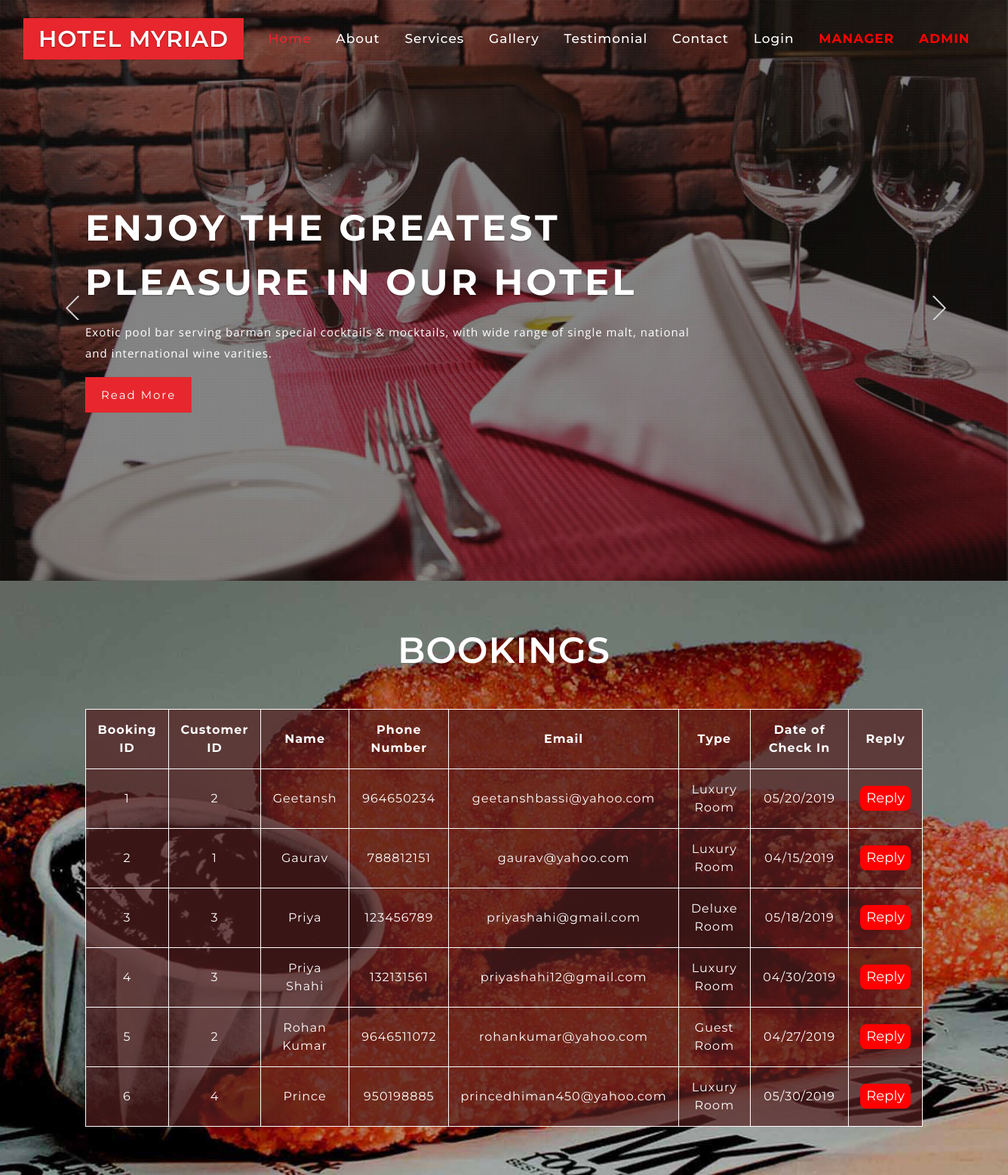
The page /client.php on the database its author committed.
### tables this page shows
CREATE TABLE `book` (
  `id` int(10) NOT NULL,
  `cid` int(10) NOT NULL,
  `name` varchar(50) NOT NULL,
  `phn` varchar(10) NOT NULL,
  `email` varchar(50) NOT NULL,
  `type` varchar(50) NOT NULL,
  `date` varchar(20) NOT NULL
);

### client.php (the view, shortened to what this page needs)
<!DOCTYPE html>
<html lang="zxx">
   <head>
      <link href="css/bootstrap.css" rel="stylesheet" type="text/css" media="all">
     <link rel="stylesheet" href="css/fontawesome-all.css">
	  <link href="css/simpleLightbox.css" rel='stylesheet' type='text/css' />
	  <link rel="stylesheet" href="css/flexslider.css" type="text/css" media="screen" property="" />
      <link href="css/style.css" rel='stylesheet' type='text/css' media="all">
   </head>
   <body>
<header>
	<div class="top-nav">
		<div class="container-fluid">
			<nav class="navbar navbar-expand-lg navbar-light">
				<a class="navbar-brand text-uppercase" href="index.php">Hotel Myriad</a>
				<div class="collapse navbar-collapse justify-content-center pr-md-4" id="navbarSupportedContent">
					<ul class="navbar-nav ml-auto">
						<li class="nav-item active">
							<a class="nav-link" href="index.php">Home <span class="sr-only">(current)</span></a>
						</li>
						<li class="nav-item">
							<a class="nav-link" href="index.php">About</a>
						</li>
						<li class="nav-item">
							<a class="nav-link" href="index.php">Services</a>
						</li>
						<li class="nav-item">
							<a class="nav-link" href="index.php">Gallery</a>
						</li>
						<li class="nav-item">
							<a class="nav-link" href="index.php">Testimonial</a>
						</li>
						<li class="nav-item">
							<a class="nav-link" href="index.php">Contact</a>
						</li>
						<li class="nav-item">
							<a class="nav-link" href="login.php">Login</a>
						</li>
						<li class="nav-item">
							<a class="nav-link" style="font-weight:bold; color:red;" href="manager.php">MANAGER</a>
						</li>
						<li class="nav-item">
							<a class="nav-link" style="font-weight:bold; color:red;" href="admin.php" >ADMIN</a>
						</li>
					</ul>
				</div>
			</nav>
		</div>
	</div>
</header>
<div class="slider">
	<div class="callbacks_container">
		<ul class="rslides callbacks callbacks1" id="slider4">
			<li>
				<div class="slider-img1">
					<div class="dot">
						<div class="container">
							<div class="slider_banner_info_w3ls">
								<h1 class="text-uppercase mb-3">Enjoy the greatest pleasure in our hotel </h1>
								<p>Exotic pool bar serving barman special cocktails & mocktails, with wide range of single
								malt, national and international wine varities.</p>
								<a href="single.html" class="read" data-toggle="modal" data-target="#exampleModalCenter" role="button">Read more </a>
							</div>
						</div>
					</div>
				</div>
			</li>
				</div>
</div>
<section class="appointment py-5" id="manager">
	<div class="test_agile_info">
		<div class="container py-md-3">
		 <div class="w3-head-all mb-3 w3-head-col">
		         <h3>BOOKINGS</h3>
		       </div>
				<?php
					$link=mysqli_connect("localhost","root","","geetansh_web");
					$sql="SELECT * FROM book";
					if($result=mysqli_query($link,$sql))
					{
						if(mysqli_num_rows($result)>0)
						{
							echo"<table border=1px cellpadding=15 cellspacing=5 bordercolor=white>";
								echo"<tr>";
								echo"<th>Booking ID</th>";
								echo"<th>Customer ID</th>";
								echo"<th>Name</th>";
								echo"<th>Phone Number</th>";
								echo"<th>Email</th>";
								echo"<th>Type</th>";
								echo"<th>Date of Check In</th>";
								echo"<th>Reply</th>";
								echo"</tr>";
							while($row=mysqli_fetch_array($result))
							{
								echo"<tr class=tr1>";
								echo"<td>".$row['id']."</td>";
								echo"<td>".$row['cid']."</td>";
								echo"<td>".$row['name']."</td>";
								echo"<td>".$row['phn']."</td>";
								echo"<td>".$row['email']."</td>";
								echo"<td>".$row['type']." Room</td>";
								echo"<td>".$row['date']."</td>";
								echo"<td><a href=change.php?id=$row[id]><button style=color:white;background-color:red;border:2px;border-style:solid;border-color:red;font-size:18px;border-radius:8px;>Reply</button></a></td>";
								echo"</tr>";
							}
							echo"</table>";
						}
					}
				?>
		</div>
	</div>
</section>
				<link rel="stylesheet" href="css/jquery-ui.css" />
	     </body>
</html>

### css/style.css (style rules this page uses)
html, body { padding: 0; margin: 0; background: #fff; letter-spacing: 1px; font-family: 'Montserrat', sans-serif; }
body a { outline: none; transition: 0.5s all; -webkit-transition: 0.5s all; -moz-transition: 0.5s all; -o-transition: 0.5s all; -ms-transition: 0.5s all; text-decoration: none; }
table { background:rgba(83, 30, 30, 0.7); margin:auto; }
td,th { color:white; text-align:center; }
h1, h2, h3, h4, h5, h6 { margin: 0; padding: 0; font-family: 'Montserrat', sans-serif; letter-spacing: 1px; }
p { margin: 0; padding: 0; letter-spacing: 1px; font-family: 'Open Sans', sans-serif; }
ul { margin: 0; padding: 0; list-style-type: none; }
.top-nav { position: absolute; z-index: 9; width: 100%; padding: 1em 0; }
.navbar-light .navbar-nav .show > .nav-link, .navbar-light .navbar-nav .active > .nav-link, .navbar-light .navbar-nav .nav-link.show, .navbar-light .navbar-nav .nav-link.active { color:#e7272d; }
.navbar-light .navbar-nav .nav-link { color: #fff; font-size: 17px; margin: 0 .2em; padding: 10px 12px; border: 1px solid transparent; font-weight: 500; }
.navbar-light .navbar-brand,.navbar-light .navbar-brand:hover, .navbar-light .navbar-brand:focus { color: #fff; font-size: 30px; font-weight: 600; letter-spacing: 1px; padding: 5px 20px; position: relative; text-shadow: 0 1px 2px rgba(0, 0, 0, 0.37); background: #e7272d; }
.callbacks_container { position: relative; float: left; width: 100%; }
.callbacks { position: relative; list-style: none; overflow: hidden; width: 100%; padding: 0; margin: 0; }
.callbacks li { position: absolute; width: 100%; }
.rslides { position: relative; list-style: none; overflow: hidden; width: 100%; padding: 0; }
.rslides li { -webkit-backface-visibility: hidden; position: absolute; display: none; width: 100%; left: 0; top: 0; }
.rslides li { position: relative; display: block; float: left; }
.slider_banner_info_w3ls { padding-top: 24%; width: 75%; }
.slider_banner_info_w3ls h4,.slider_banner_info_w3ls h1,.slider_banner_info_w3ls h2 { font-size: 3em; line-height: 1.5em; color: #fff; letter-spacing: 4px; text-shadow: 0 1px 2px rgba(0, 0, 0, 0.37); font-family: 'Montserrat', sans-serif; font-weight: 700; }
.slider_banner_info_w3ls a.read { color: #fff; font-size: 15px; text-transform: capitalize; letter-spacing: 2px; border: 1px solid #e7272d; padding: 13px 20px; background: #e7272d; }
.dot { position: absolute; top: 0; left: 0; width: 100%; height: 100%; background: url(../images/dott.png)repeat 0px 0px; background-size: 2px; -webkit-background-size: 2px; -moz-background-size: 2px; -o-background-size: 2px; -ms-background-size: 2px; }
.slider-img1 { background: url(../images/ban7.jpg) no-repeat 0px 0px; }
.slider-img1,.slider-img2,.slider-img3,.slider-img4 { background-size: cover; -webkit-background-size: cover; -o-background-size: cover; -moz-background-size: cover; -ms-background-size: cover; min-height: 770px; }
.slider_banner_info_w3ls p { font-size: 15px; color: #fff; line-height: 28px; width: 100%; letter-spacing: 1px; margin-bottom: 2em; }
.w3-head-all h3 { font-size: 3em; color: #262c38; letter-spacing: 1px; margin-bottom: 1em; font-weight: 600; text-align: center; text-transform: uppercase; }
.w3-head-col h3 { color: #fff; }
.appointment { background: url(../images/book3.jpg) no-repeat 0px 0px; background-size: cover; background-position: center; }

### rows shown on the page
book: id "1", cid "2", name "Geetansh", phn "964650234", email "geetanshbassi@yahoo.com", type "Luxury", date "05/20/2019"
book: id "2", cid "1", name "Gaurav", phn "788812151", email "gaurav@yahoo.com", type "Luxury", date "04/15/2019"
book: id "3", cid "3", name "Priya", phn "123456789", email "priyashahi@gmail.com", type "Deluxe", date "05/18/2019"
book: id "4", cid "3", name "Priya Shahi", phn "132131561", email "priyashahi12@gmail.com", type "Luxury", date "04/30/2019"
book: id "5", cid "2", name "Rohan Kumar", phn "9646511072", email "rohankumar@yahoo.com", type "Guest", date "04/27/2019"
book: id "6", cid "4", name "Prince", phn "950198885", email "princedhiman450@yahoo.com", type "Luxury", date "05/30/2019"
